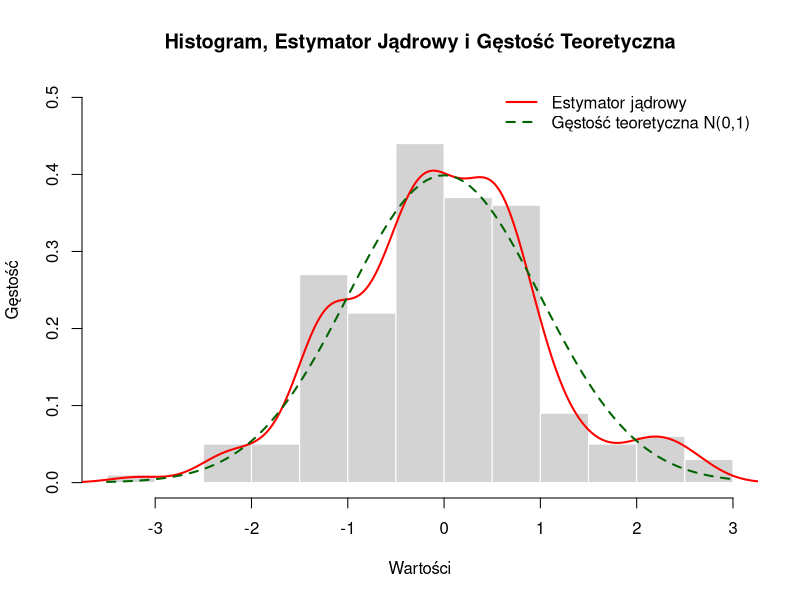
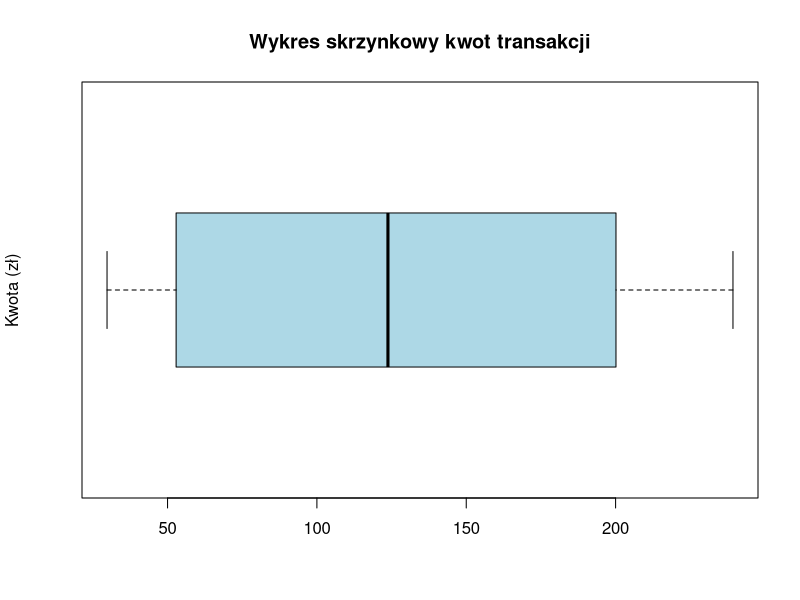
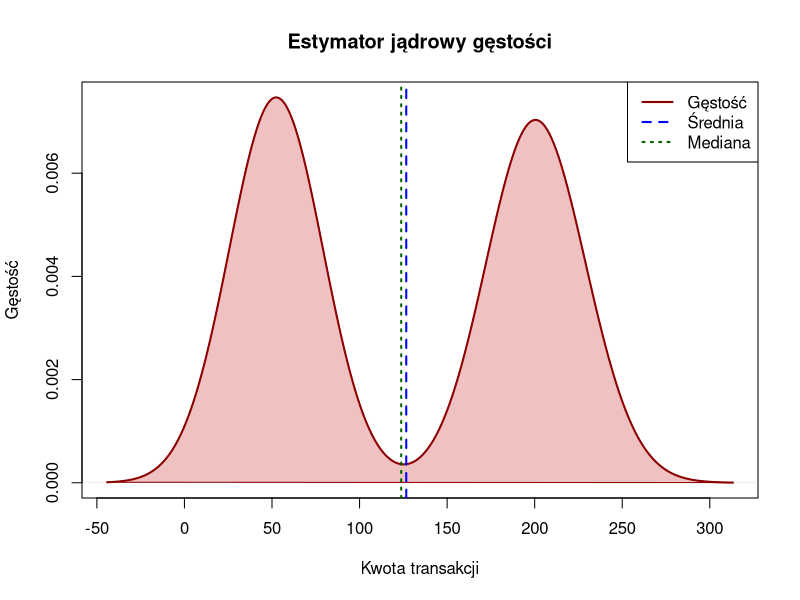
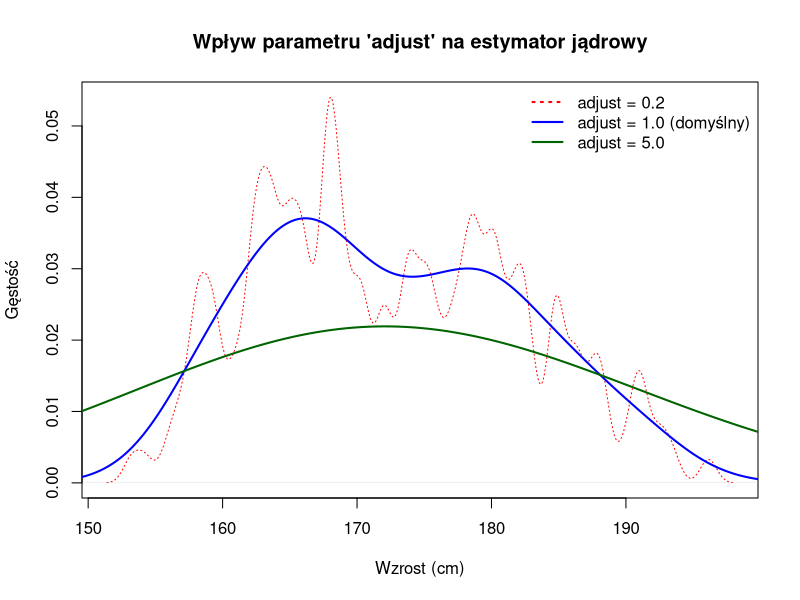

Generate these figures, in order, with R: (Note: this script raises an error after producing the figures.)
#=======================================================#
#                  STATYSTYKA MATEMATYCZNA              # 
#                     LABORATORIUM 3                    #
#=======================================================#


# Lista 2 -----------------------------------------------------------------


# Zadanie 6 ---------------------------------------------------------------

proba_norm <- rnorm(200)

# histogram (prob = TRUE, aby skala y odpowiadała gęstości)
hist(proba_norm, prob = TRUE, 
     main = "Histogram, Estymator Jądrowy i Gęstość Teoretyczna",
     xlab = "Wartości", ylab = "Gęstość", 
     col = "lightgray", border = "white", ylim = c(0, 0.5))

# estymator jądrowy gęstości (kolor czerwony)
lines(density(proba_norm), col = "red", lwd = 2)

# gęstość teoretyczna rozkładu N(0,1) (linia przerywana, ciemnozielona)
curve(dnorm(x), add = TRUE, col = "darkgreen", lwd = 2, lty = 2)

# legenda
legend("topright", 
       legend = c("Estymator jądrowy", "Gęstość teoretyczna N(0,1)"),
       col = c("red", "darkgreen"), 
       lty = c(1, 2), 
       lwd = 2,
       bty = "n")

# Zadanie 7 ---------------------------------------------------------------

transakcje <- c(rnorm(80, 50, 10), rnorm(80, 200, 15))

# a)

srednia <- mean(transakcje)
mediana <- median(transakcje)

# b)

boxplot(transakcje, 
        main = "Wykres skrzynkowy kwot transakcji",
        ylab = "Kwota (zł)",
        col = "lightblue",
        horizontal = TRUE)

# c) 

gestosc <- density(transakcje)

plot(gestosc, 
     main = "Estymator jądrowy gęstości",
     xlab = "Kwota transakcji", 
     ylab = "Gęstość",
     lwd = 2, 
     col = "darkred")

# wypełnienie obszaru pod krzywą dla lepszej widoczności
polygon(gestosc, col = rgb(0.8, 0.2, 0.2, 0.3), border = "darkred")

# linia średniej i mediany dla porównania
abline(v = srednia, col = "blue", lwd = 2, lty = 2)
abline(v = mediana, col = "darkgreen", lwd = 2, lty = 3)

legend("topright", 
       legend = c("Gęstość", "Średnia", "Mediana"),
       col = c("darkred", "blue", "darkgreen"), 
       lty = c(1, 2, 3), 
       lwd = 2)

# Zadanie 8 ---------------------------------------------------------------

wzrost <- c(rnorm(100, 165, 5), rnorm(100, 180, 6))

# gęstość dla różnych parametrów adjust
d1 <- density(wzrost, adjust = 0.2)
d2 <- density(wzrost, adjust = 1.0)
d3 <- density(wzrost, adjust = 5.0)

# ustalamy limity osi Y na podstawie najwyższego wykresu (zazwyczaj ten najmniej wygładzony)
plot(d1, main = "Wpływ parametru 'adjust' na estymator jądrowy",
     xlab = "Wzrost (cm)", ylab = "Gęstość", 
     col = "red", lwd = 1, lty = 3)

lines(d2, col = "blue", lwd = 2)        # domyślne wygładzenie
lines(d3, col = "darkgreen", lwd = 2)   # silne wygładzenie


legend("topright", 
       legend = c("adjust = 0.2", 
                  "adjust = 1.0 (domyślny)", 
                  "adjust = 5.0"),
       col = c("red", "blue", "darkgreen"), 
       lty = c(3, 1, 1), 
       lwd = 2,
       bty = "n")


# Zadanie 9 ---------------------------------------------------------------

karaty <- diamonds$carat

# obliczenie gęstości dla różnych jąder
# używamy tej samej szerokości pasma (bw), aby porównanie było rzetelne
bw_val <- "nrd0" 

d_gauss <- density(karaty, kernel = "gaussian", bw = bw_val)
d_epan  <- density(karaty, kernel = "epanechnikov", bw = bw_val)
d_rect  <- density(karaty, kernel = "rectangular", bw = bw_val)
d_tri   <- density(karaty, kernel = "triangular", bw = bw_val)

# histogram
hist(karaty, breaks = 50, prob = TRUE, col = "gray90", border = "white",
     main = "Wpływ wyboru jądra na estymator gęstości",
     xlab = "Masa (karaty)", ylab = "Gęstość", ylim = c(0, 2))

# nakładanie krzywych
lines(d_gauss, col = "blue", lwd = 2)
lines(d_epan,  col = "red", lwd = 1.5)
lines(d_rect,  col = "darkgreen", lwd = 1.5)
lines(d_tri,   col = "purple", lwd = 1.5)

# legendy
legend("topright", 
       legend = c("Gaussian", "Epanechnikov", "Rectangular", "Triangular"),
       col = c("blue", "red", "darkgreen", "purple"), 
       lty = 1, lwd = 2, bty = "n")


# Lista 3 -----------------------------------------------------------------

# Cel: podstawy wnioskowania statystycznego; ------------------------------
# estymacja punktowa i przedziałowa ---------------------------------------


# Zadanie 1 ---------------------------------------------------------------

x1 <- rnorm(20)
x2 <- rnorm(100)
plot(ecdf(x1))
plot(ecdf(x2), add = TRUE, col = 2)
curve(pnorm(x), add = TRUE, col = 3, lw = 3)
legend("topleft", c("N(0,1) - 20","N(0,1) - 100", "N(0,1) - teoretyczna"), lty=1, col=1:3, text.col=1)


x3 <- rnorm(200)
plot(ecdf(x1))
plot(ecdf(x3), add = TRUE, col = 2)
curve(pnorm(x), add = TRUE, col = 3, lw = 3)
legend("topleft", c("N(0,1) - 20","N(0,1) - 200", "N(0,1) - teoretyczna"), lty=1, col=1:3, text.col=1)


x4 <- rnorm(1000)
plot(ecdf(x3))
plot(ecdf(x4), add = TRUE, col = 2)
curve(pnorm(x), add = TRUE, col = 3, lw = 3)
legend("topleft", c("N(0,1) - 220","N(0,1) - 1000", "N(0,1) - teoretyczna"), lty=1, col=1:3, text.col=1)


# Zadanie 2 ---------------------------------------------------------------

# a)

N <- 500
Y <- rcauchy(N)

med <- c()
sre <- c()
for(i in 1:N) {
  med[i] <- median(Y[1:i])
  sre[i] <- mean(Y[1:i])
}

plot(1:N, sre, type = "l", col = 1)
lines(1:N, med, type = "l", col = 2)
abline(h = 0, col = 3)
legend("topleft", c("mean","median", "a = 0"), lty = 1, col = 1:3, text.col = 1)

# b)

N <- 500
Y <- rcauchy(N)

st <- c()
r <- c()
for(i in 2:N){
  st[i-1] <- sd(Y[1:i])
  r[i-1] <- IQR(Y[1:i])/2
}

plot(2:N, st, type = "l", log = 'y', ylim = c(0.5, max(st)+1), col = 1)
lines(2:N, r, lty = 1, col = 2)
abline(h = 1, col = 3)
legend("topleft", c("sd","SQR", "b = 1"), lty = 1, col = 1:3, text.col = 1)


# Zadanie 3 ---------------------------------------------------------------

# a)

N <- 500
Y <- rnorm(N)

srednia <- cumsum(Y)/1:N
plot(1:N, srednia, type = "l")

med <- c()

for(i in 1:N){
  med[i] <- median(Y[1:i])
}

lines(1:N, med, lty = 1, col = 2)
abline(h = 0, col = 3)
legend("bottomright", c("mean", "median", "mu = 0"), lty = 1, col = 1:3)

# b)

N <- 500
Y <- rnorm(N)

st <- c()
r <- c()

for(i in 2:N){
  st[i-1] <- sd(Y[1:i])
  r[i-1] <- IQR(Y[1:i])/1.35
}

plot(2:N, st, type = "l", log = 'y', ylim = c(0.5, max(st)+1))
lines(2:N, r, lty = 1, col = 2)
abline(h = 1, col = 3)
legend("topleft", c("sd", "IQR/1.35", "sigma = 1"), lty = 1, col = 1:3)
